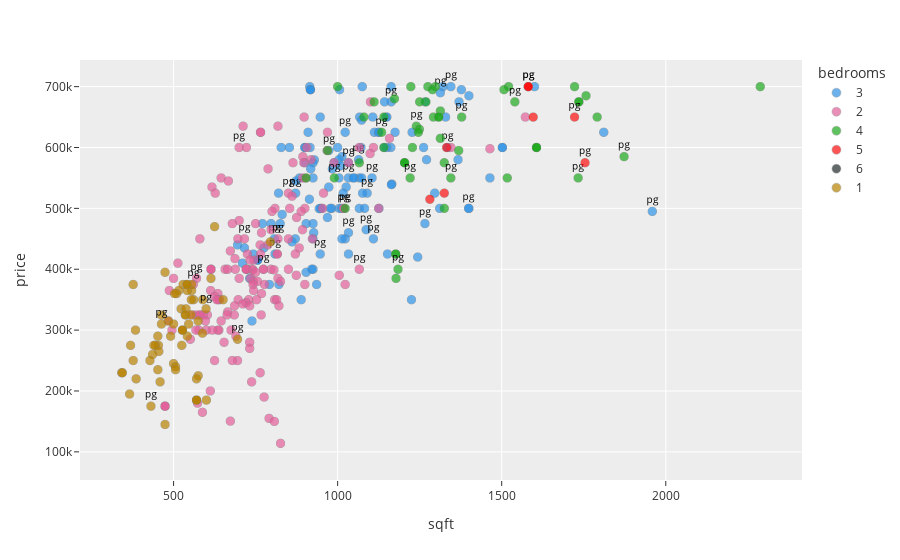

Notebook code for this chart:
### Code cell
# explore the data and check the relationship between square fit and size
# also annotate the private gardens
fig = px.scatter(
    data_frame=clean_df,
    x='size',
    y='price',
    color='bedrooms',
    labels={'size' : 'sqft'},
    # trendline='ols',
    color_discrete_sequence=px.colors.qualitative.Dark24,
    text=np.where(clean_df['garden'].str.to_lowercase().str.contains('private').to_numpy(), 'pg', '')

)

fig.update_layout(template='ggplot2', width=900)
fig.update_traces(
    marker=dict(size=9, line=dict(width=0.5, color='grey'), opacity=0.7),
    textposition='top center',
    textfont=dict(size=10, color='black')
)

fig.show()

### Figure 1 — Plotly figure (JSON) as saved in the notebook; plotly's stock layout.template omitted (floating-point values rounded to 4 significant figures; data arrays with more than 128 entries replaced by an {"elided": "..."} marker saying what was removed)
{"data": [{"hovertemplate": "bedrooms=3<br>sqft=%{x}<br>price=%{y}<br>text=%{text}<extra></extra>", "legendgroup": "3", "marker": {"color": "#2E91E5", "symbol": "circle", "line": {"color": "grey", "width": 0.5}, "opacity": 0.7, "size": 9}, "mode": "markers+text", "name": "3", "showlegend": true, "text": {"elided": "284 str values"}, "x": {"elided": "284 int values"}, "xaxis": "x", "y": {"elided": "284 int values"}, "yaxis": "y", "type": "scattergl", "textfont": {"color": "black", "size": 10}, "textposition": "top center"}, {"hovertemplate": "bedrooms=2<br>sqft=%{x}<br>price=%{y}<br>text=%{text}<extra></extra>", "legendgroup": "2", "marker": {"color": "#E15F99", "symbol": "circle", "line": {"color": "grey", "width": 0.5}, "opacity": 0.7, "size": 9}, "mode": "markers+text", "name": "2", "showlegend": true, "text": {"elided": "413 str values"}, "x": {"elided": "413 int values"}, "xaxis": "x", "y": {"elided": "413 int values"}, "yaxis": "y", "type": "scattergl", "textfont": {"color": "black", "size": 10}, "textposition": "top center"}, {"hovertemplate": "bedrooms=4<br>sqft=%{x}<br>price=%{y}<br>text=%{text}<extra></extra>", "legendgroup": "4", "marker": {"color": "#1CA71C", "symbol": "circle", "line": {"color": "grey", "width": 0.5}, "opacity": 0.7, "size": 9}, "mode": "markers+text", "name": "4", "showlegend": true, "text": {"elided": "130 str values"}, "x": {"elided": "130 int values"}, "xaxis": "x", "y": {"elided": "130 int values"}, "yaxis": "y", "type": "scattergl", "textfont": {"color": "black", "size": 10}, "textposition": "top center"}, {"hovertemplate": "bedrooms=5<br>sqft=%{x}<br>price=%{y}<br>text=%{text}<extra></extra>", "legendgroup": "5", "marker": {"color": "#FB0D0D", "symbol": "circle", "line": {"color": "grey", "width": 0.5}, "opacity": 0.7, "size": 9}, "mode": "markers+text", "name": "5", "showlegend": true, "text": ["pg", "", "pg", "", "", "", "", "", "", "pg", "pg", "", "pg", "", "", "pg", "", ""], "x": [1581, null, 1722, null, null, 1596, null, 1332, null, 1754, null, null, 1581, 1325, 1281, 1581, null, null], "xaxis": "x", "y": [700000, 675000, 650000, 650000, 650000, 649950, 600000, 600000, 575000, 575000, 550000, 550000, 700000, 525000, 515000, 700000, 475000, 450000], "yaxis": "y", "type": "scattergl", "textfont": {"color": "black", "size": 10}, "textposition": "top center"}, {"hovertemplate": "bedrooms=<br>sqft=%{x}<br>price=%{y}<br>text=%{text}<extra></extra>", "legendgroup": "", "marker": {"color": "#DA16FF", "symbol": "circle", "line": {"color": "grey", "width": 0.5}, "opacity": 0.7, "size": 9}, "mode": "markers+text", "name": "", "showlegend": false, "text": ["", "", "", ""], "x": [null, null, null, null], "xaxis": "x", "y": [700000, 600000, 260000, 200000], "yaxis": "y", "type": "scattergl", "textfont": {"color": "black", "size": 10}, "textposition": "top center"}, {"hovertemplate": "bedrooms=6<br>sqft=%{x}<br>price=%{y}<br>text=%{text}<extra></extra>", "legendgroup": "6", "marker": {"color": "#222A2A", "symbol": "circle", "line": {"color": "grey", "width": 0.5}, "opacity": 0.7, "size": 9}, "mode": "markers+text", "name": "6", "showlegend": true, "text": ["", "", ""], "x": [null, null, null], "xaxis": "x", "y": [600000, 575000, 425000], "yaxis": "y", "type": "scattergl", "textfont": {"color": "black", "size": 10}, "textposition": "top center"}, {"hovertemplate": "bedrooms=1<br>sqft=%{x}<br>price=%{y}<br>text=%{text}<extra></extra>", "legendgroup": "1", "marker": {"color": "#B68100", "symbol": "circle", "line": {"color": "grey", "width": 0.5}, "opacity": 0.7, "size": 9}, "mode": "markers+text", "name": "1", "showlegend": true, "text": {"elided": "198 str values"}, "x": {"elided": "198 int values"}, "xaxis": "x", "y": {"elided": "198 int values"}, "yaxis": "y", "type": "scattergl", "textfont": {"color": "black", "size": 10}, "textposition": "top center"}], "layout": {"xaxis": {"anchor": "y", "domain": [0, 1], "title": {"text": "sqft"}}, "yaxis": {"anchor": "x", "domain": [0, 1], "title": {"text": "price"}}, "legend": {"title": {"text": "bedrooms"}, "tracegroupgap": 0}, "margin": {"t": 60}, "width": 900}}
